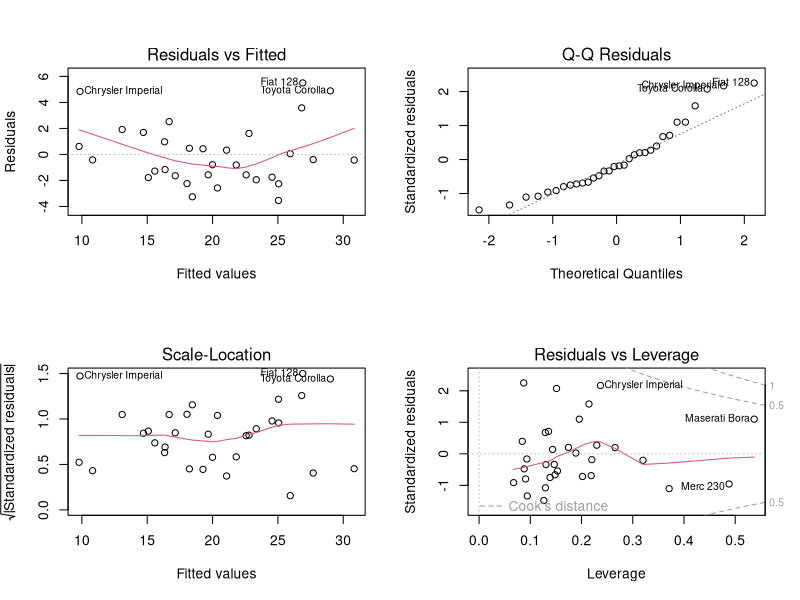

Reproduce this figure in R.
library(dplyr, warn.conflicts = F)
data("mtcars")
df = mtcars
str(df) # or use glimpse(df)
df1 <- select(df,-c(cyl,vs,am,gear,carb))
mlr1 <-lm(mpg~.,data = df1)
summary(mlr1)
par(mfrow=c(2,2))
plot(mlr1)
dev.off() # to reset grephic parameter to default
lmtest::bptest(mlr1)  # Breusch-Pagan test
car::ncvTest(mlr1)    #NCV Test
car::vif(mlr1)
mlr2 <-update(mlr1,~.-qsec-disp)
summary(mlr2)
mlr3 <- update(mlr2,~.-drat)
summary(mlr3)
